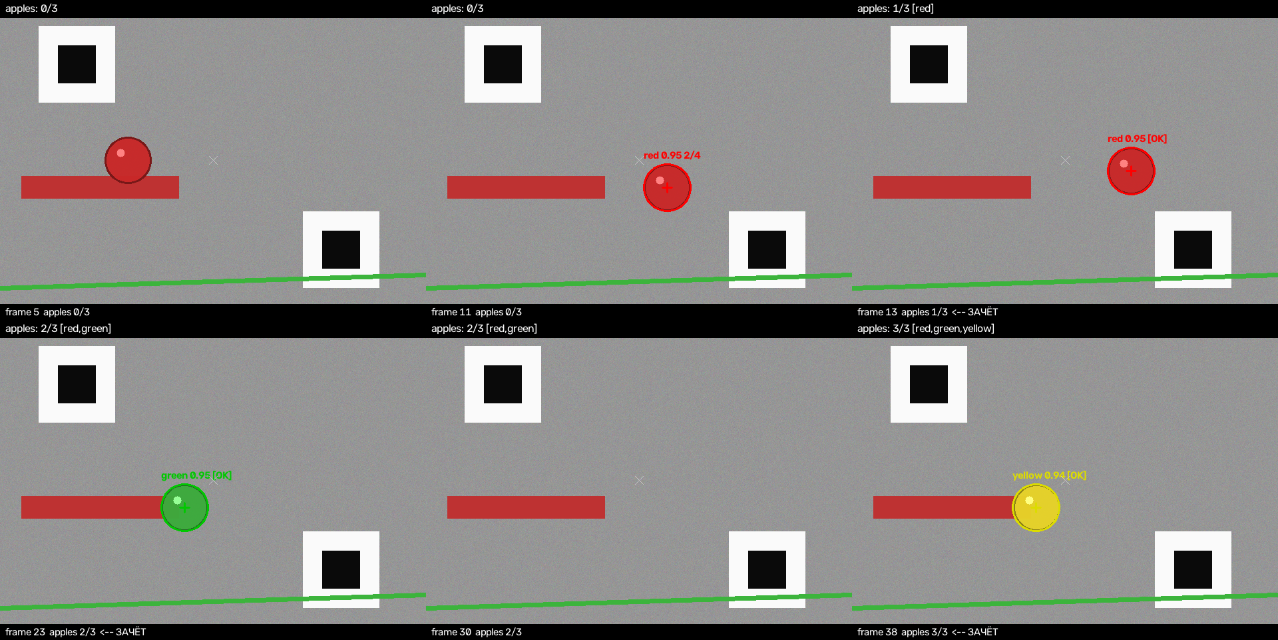
#> input picture apple_vision/samples/flight_strip.png, 1278 x 640 px
$ python -i calibrate_hsv.py   (imports and definitions only)
#> lines starting #> are read from the running program, lines starting #| are printed output that depends on the picture; after the words box and inside, x2 and y2 are one past the last pixel; in counts of white or black regions, pixels touching at a corner belong together
#> further down, picture is the input picture: shape (640, 1278, 3); mean B, G, R 132.7, 135.2, 137.9
#!/usr/bin/env python3
"""Подбор HSV-порогов под освещение площадки.

Пороги в `config/apples.yaml` — стартовые. На площадке свет другой, и это
главная причина, по которой яблоко не находится. Порядок работы:

1. Снять кадр с яблоком в кадре (на дроне, GUI не нужен):
       python3 tools/calibrate_hsv.py --grab кадр.png

2. Подобрать порог по области с яблоком:
   — по координатам прямоугольника, прямо на дроне:
       python3 tools/calibrate_hsv.py --image кадр.png --roi 300,220,60,60 --color red --save
   — мышкой, на ноутбуке с GUI:
       python3 tools/calibrate_hsv.py --image кадр.png --color red --save
   — ползунками, вживую:
       python3 tools/calibrate_hsv.py --image кадр.png --trackbars

3. Проверить, что с новыми порогами яблоко находится:
       python3 tools/offline_test.py --image кадр.png
"""

from __future__ import annotations

import argparse
import os
import sys
from typing import Optional, Tuple

import cv2
import numpy as np

sys.path.insert(0, os.path.dirname(os.path.dirname(os.path.abspath(__file__))))

from apple_vision import AppleDetector, load_config, save_config  # noqa: E402
from apple_vision.config import ColorProfile  # noqa: E402


# [94 lines left out: functions grab_frame, dominant_hue, hsv_bounds, ranges_from_bounds, select_roi, not called in this run]


def trackbars(image: np.ndarray) -> None:
    """Ручной подбор порогов ползунками (нужен GUI)."""
    win = "HSV"
    try:
        cv2.namedWindow(win, cv2.WINDOW_NORMAL)
    except cv2.error as exc:
        print(f"GUI OpenCV недоступен ({exc}). Используйте --roi.")
        return
    for name, value, maximum in (("H min", 0, 179), ("H max", 179, 179), ("S min", 100, 255),
                                 ("S max", 255, 255), ("V min", 70, 255), ("V max", 255, 255)):
        cv2.createTrackbar(name, win, value, maximum, lambda _v: None)

    hsv = cv2.cvtColor(image, cv2.COLOR_BGR2HSV)
#> hsv: shape (640, 1278, 3); mean H, S, V 66.7, 18, 142.4
    print("q — выход, значения печатаются при выходе")
    while True:
        get = lambda n: cv2.getTrackbarPos(n, win)  # noqa: E731
        lower = np.array([get("H min"), get("S min"), get("V min")], np.uint8)
        upper = np.array([get("H max"), get("S max"), get("V max")], np.uint8)
        mask = cv2.inRange(hsv, lower, upper)
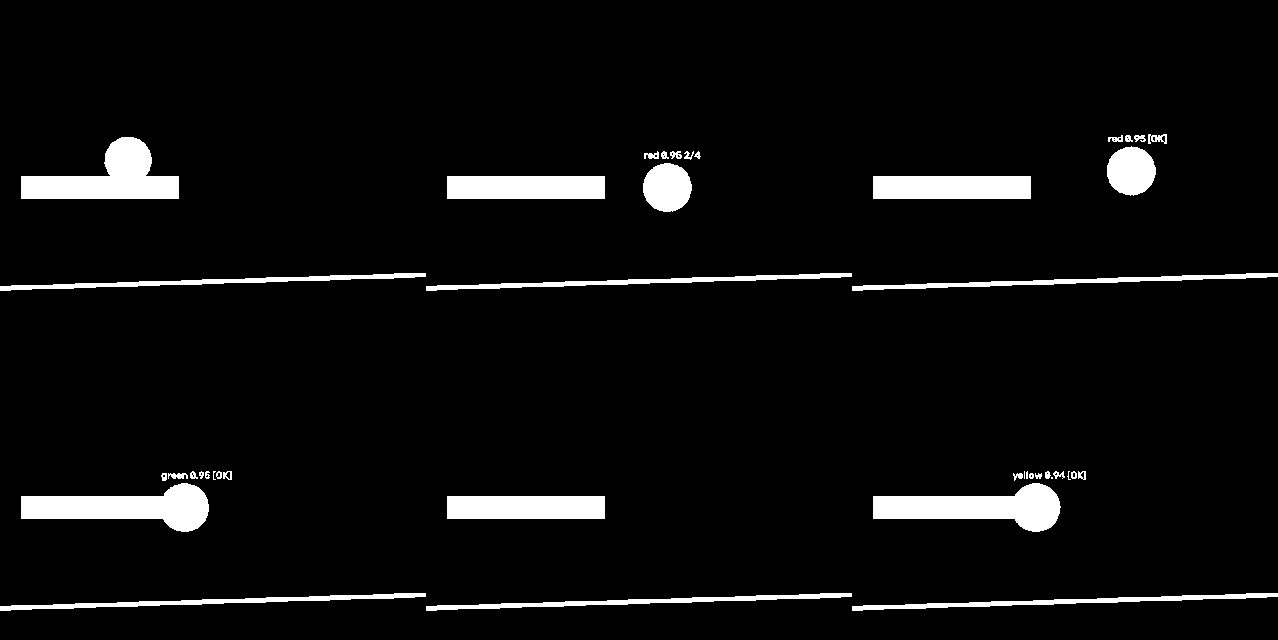
#> mask: shape (640, 1278); 5.3% white; 42 white regions (5 under 20 px), largest, box (x1, y1, x2, y2) and area: (21, 137, 179, 199) 5192, (21, 483, 209, 532) 5095, (873, 483, 1061, 532) 5080
        cv2.imshow(win, np.hstack([image, cv2.bitwise_and(image, image, mask=mask)]))
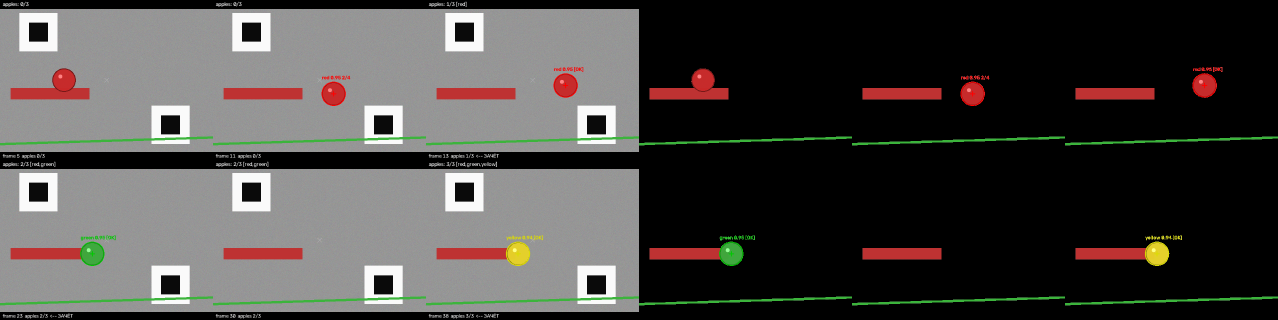
#> window 'HSV': shape (640, 2556, 3) (shown at 1/2 size); mean B, G, R 67.7, 70.2, 72.9
        if cv2.waitKey(30) & 0xFF in (ord("q"), 27):
#> (key q is pressed here)
            break
    cv2.destroyAllWindows()
    print(f"lower: {list(lower)}\nupper: {list(upper)}")


# [100 lines left out: function main, not called in this run]


# [2 lines not run here, left out]

>>> import cv2
>>> picture = cv2.imread('../samples/flight_strip.png')
>>> result = trackbars(picture)

$ run again, on apple_vision/samples/frame_three.png
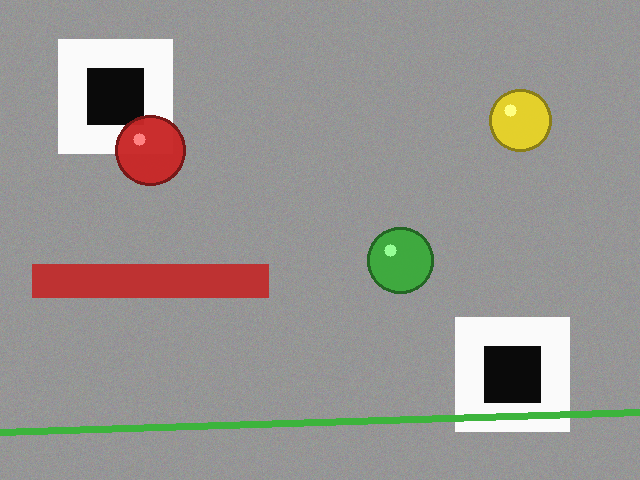
#> input picture apple_vision/samples/frame_three.png, 640 x 480 px
#> picture is the input picture: shape (480, 640, 3); mean B, G, R 144.9, 149.3, 152.1
#> hsv: shape (480, 640, 3); mean H, S, V 76.2, 28, 159.4
#> in trackbars, `mask = cv2.inRange(hsv, lower, upper)`:
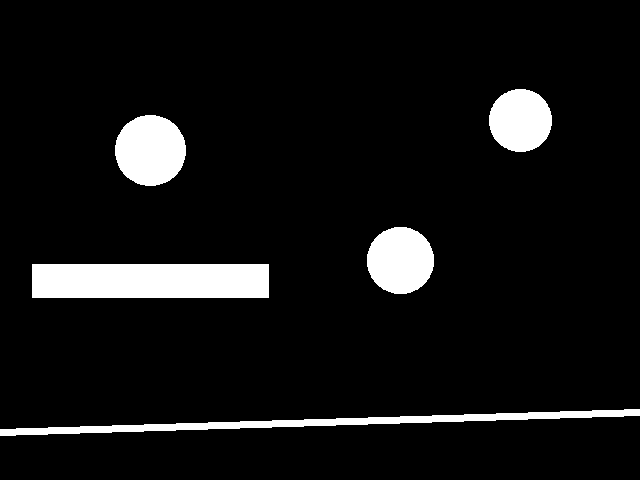
#> mask: shape (480, 640); 7.5% white; 5 white regions, box (x1, y1, x2, y2) and area: (32, 264, 269, 298) 8058, (0, 409, 640, 436) 4480, (115, 115, 186, 186) 3961, (367, 227, 434, 294) 3541, (489, 89, 552, 152) 3125
#> in trackbars, `cv2.imshow(win, np.hstack([image, cv2.bitwise_and(image, image, mask=m..`:
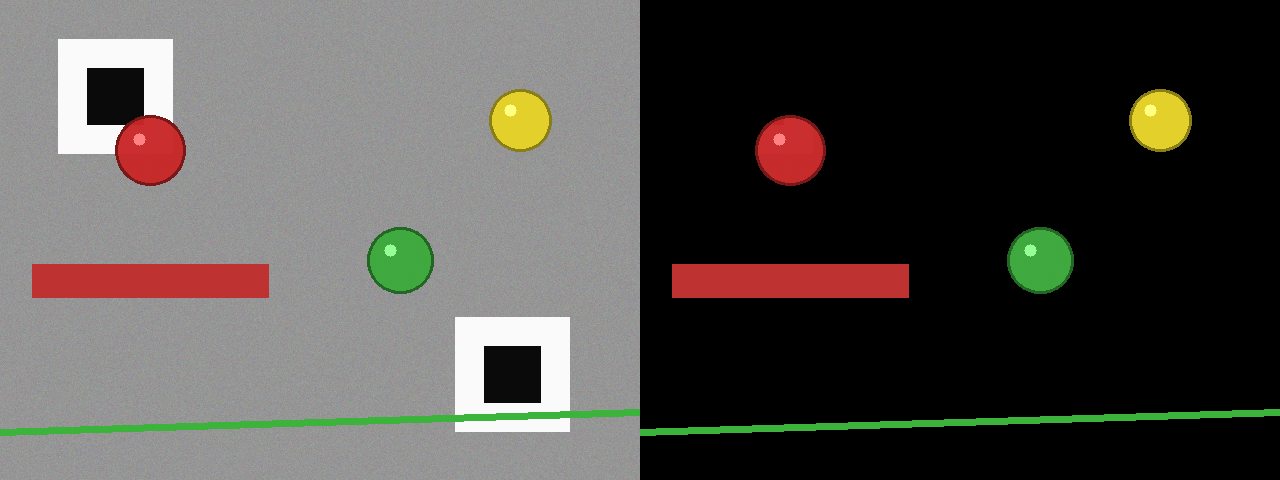
#> window 'HSV': shape (480, 1280, 3); mean B, G, R 74.4, 78.8, 81.7
